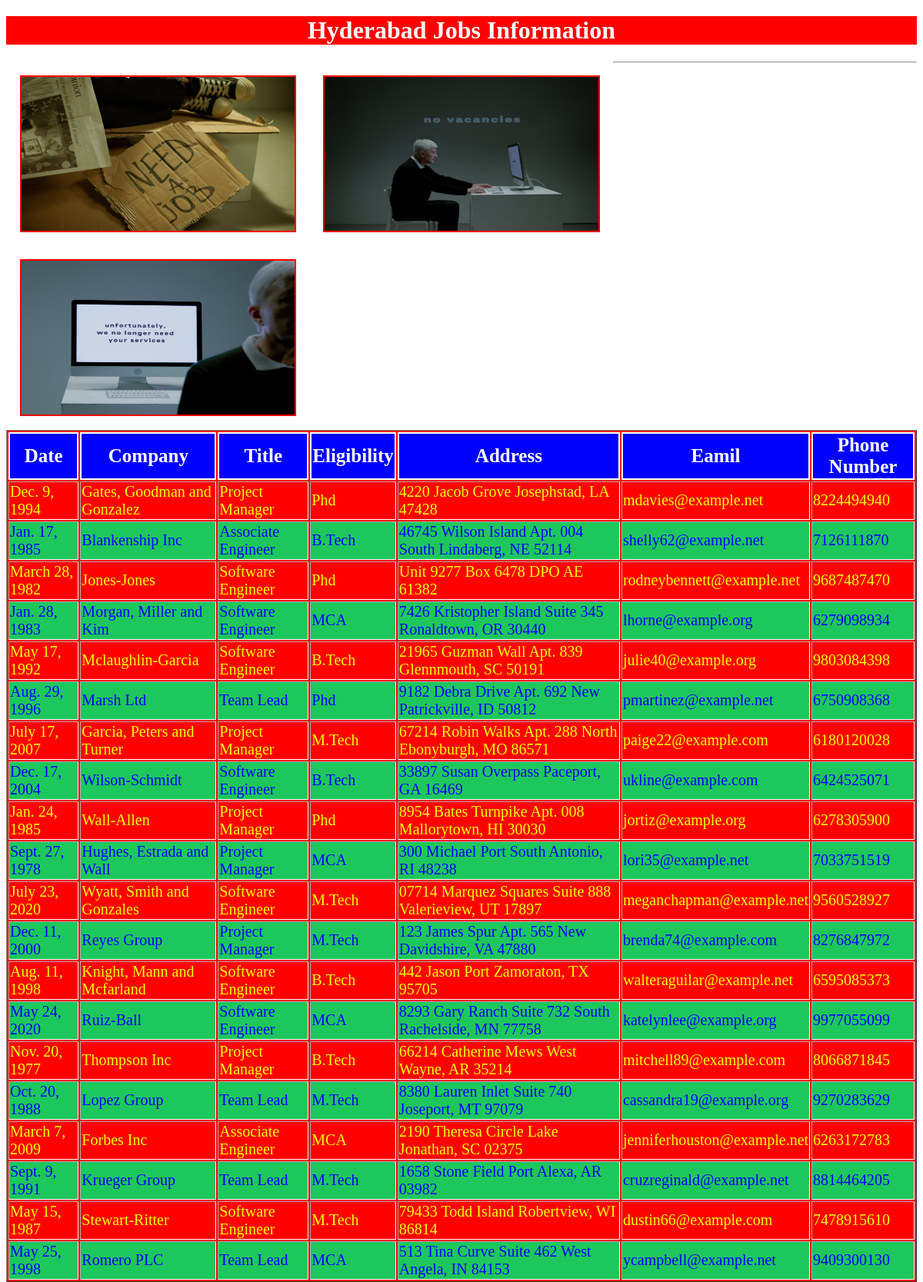
Screenshot of /hydjobs/ with the database file from the repository.
### testapp/models.py (models this page shows)
class HydJobs(models.Model):
    date = models.DateField()
    company = models.CharField(max_length=100)
    title = models.CharField(max_length=100)
    eligibility = models.CharField(max_length=100)
    address = models.CharField(max_length=100)
    email = models.EmailField()
    phonenumber = models.BigIntegerField()

### testapp/views.py (the view)
# urls.py: path('hydjobs/', views.hydjobs_view),
def hydjobs_view(request):
    jobs_list = HydJobs.objects.all()
    my_dict = {'jobs_list':jobs_list}
    return render(request,'testapp/hydjob.html',context=my_dict)

### templates/testapp/hydjob.html (shortened to what this page needs)
<!DOCTYPE html>
{% load static %}
<html lang="en" dir="ltr">
  <head>
    <link rel="stylesheet" href="{% static "css/jobs67.css" %}">
    <link rel="stylesheet" href="{% static "css/xyz.css" %}">
</head>
  <body>
    <h1>Hyderabad Jobs Information</h1>
    <img src="{% static "images/job1.jpeg" %}" alt="">
    <img src="{% static "images/job2.jpeg" %}" alt="">
    <img src="{% static "images/job3.jpeg" %}" alt="">
    <hr>
    {% if jobs_list %}
    <table border=1>
      <thead>
         <th>Date</th>
         <th>Company</th>
         <th>Title</th>
         <th>Eligibility</th>
         <th>Address</th>
         <th>Eamil</th>
         <th>Phone Number</th>
      </thead>
      {% for job in jobs_list %}
      <tr>
        <td>{{job.date}}</td>
        <td>{{job.company}}</td>
        <td>{{job.title}}</td>
        <td>{{job.eligibility}}</td>
        <td>{{job.address}}</td>
        <td>{{job.email}}</td>
        <td>{{job.phonenumber}}</td>
      </tr>
      {% endfor %}
    </table>
    {% else %}
      <p id='specialp'>No Jobs found in Hyderabad</p>
    {% endif %}
  </body>
</html>

### static/css/jobs67.css (style rules this page uses)
body { background: url(https://images.unsplash.com/photo-1531264243361-d746dd2918a3?ixid=MnwxMjA3fDB8MHxwaG90by1wYWdlfHx8fGVufDB8fHx8&ixlib=rb-1.2.1&auto=format&fit=crop&w=890&q=80); background-repeat: no-repeat; background-size: cover; }
html { height: 100%; }
h1 { color:white; text-align: center; background: red; }
img { height: 200px; width: 30%; margin: 1.5%; float:left; border: 2px solid red; }

### static/css/xyz.css (style rules this page uses)
table { color: yellow; background: red; margin: auto; font-size: 20px; }
tr,thead { border:2px solid white; }
thead,th { color:white; border: 2px solid white; font-size: 25px; margin:auto; background: blue; }
tr:nth-of-type(even) { background: #1ec75c; color:blue; }

### rows the page displays
HydJobs: date "Dec. 9, 1994", company "Gates, Goodman and Gonzalez", title "Project Manager", eligibility "Phd", address "4220 Jacob Grove Josephstad, LA 47428", email "mdavies@example.net", phonenumber "8224494940"
HydJobs: date "Jan. 17, 1985", company "Blankenship Inc", title "Associate Engineer", eligibility "B.Tech", address "46745 Wilson Island Apt. 004 South Lindaberg, NE 52114", email "shelly62@example.net", phonenumber "7126111870"
HydJobs: date "March 28, 1982", company "Jones-Jones", title "Software Engineer", eligibility "Phd", address "Unit 9277 Box 6478 DPO AE 61382", email "rodneybennett@example.net", phonenumber "9687487470"
HydJobs: date "Jan. 28, 1983", company "Morgan, Miller and Kim", title "Software Engineer", eligibility "MCA", address "7426 Kristopher Island Suite 345 Ronaldtown, OR 30440", email "lhorne@example.org", phonenumber "6279098934"
HydJobs: date "May 17, 1992", company "Mclaughlin-Garcia", title "Software Engineer", eligibility "B.Tech", address "21965 Guzman Wall Apt. 839 Glennmouth, SC 50191", email "julie40@example.org", phonenumber "9803084398"
HydJobs: date "Aug. 29, 1996", company "Marsh Ltd", title "Team Lead", eligibility "Phd", address "9182 Debra Drive Apt. 692 New Patrickville, ID 50812", email "pmartinez@example.net", phonenumber "6750908368"
HydJobs: date "July 17, 2007", company "Garcia, Peters and Turner", title "Project Manager", eligibility "M.Tech", address "67214 Robin Walks Apt. 288 North Ebonyburgh, MO 86571", email "paige22@example.com", phonenumber "6180120028"
HydJobs: date "Dec. 17, 2004", company "Wilson-Schmidt", title "Software Engineer", eligibility "B.Tech", address "33897 Susan Overpass Paceport, GA 16469", email "ukline@example.com", phonenumber "6424525071"
HydJobs: date "Jan. 24, 1985", company "Wall-Allen", title "Project Manager", eligibility "Phd", address "8954 Bates Turnpike Apt. 008 Mallorytown, HI 30030", email "jortiz@example.org", phonenumber "6278305900"
HydJobs: date "Sept. 27, 1978", company "Hughes, Estrada and Wall", title "Project Manager", eligibility "MCA", address "300 Michael Port South Antonio, RI 48238", email "lori35@example.net", phonenumber "7033751519"
HydJobs: date "July 23, 2020", company "Wyatt, Smith and Gonzales", title "Software Engineer", eligibility "M.Tech", address "07714 Marquez Squares Suite 888 Valerieview, UT 17897", email "meganchapman@example.net", phonenumber "9560528927"
HydJobs: date "Dec. 11, 2000", company "Reyes Group", title "Project Manager", eligibility "M.Tech", address "123 James Spur Apt. 565 New Davidshire, VA 47880", email "brenda74@example.com", phonenumber "8276847972"
HydJobs: date "Aug. 11, 1998", company "Knight, Mann and Mcfarland", title "Software Engineer", eligibility "B.Tech", address "442 Jason Port Zamoraton, TX 95705", email "walteraguilar@example.net", phonenumber "6595085373"
HydJobs: date "May 24, 2020", company "Ruiz-Ball", title "Software Engineer", eligibility "MCA", address "8293 Gary Ranch Suite 732 South Rachelside, MN 77758", email "katelynlee@example.org", phonenumber "9977055099"
HydJobs: date "Nov. 20, 1977", company "Thompson Inc", title "Project Manager", eligibility "B.Tech", address "66214 Catherine Mews West Wayne, AR 35214", email "mitchell89@example.com", phonenumber "8066871845"
HydJobs: date "Oct. 20, 1988", company "Lopez Group", title "Team Lead", eligibility "M.Tech", address "8380 Lauren Inlet Suite 740 Joseport, MT 97079", email "cassandra19@example.org", phonenumber "9270283629"
HydJobs: date "March 7, 2009", company "Forbes Inc", title "Associate Engineer", eligibility "MCA", address "2190 Theresa Circle Lake Jonathan, SC 02375", email "jenniferhouston@example.net", phonenumber "6263172783"
HydJobs: date "Sept. 9, 1991", company "Krueger Group", title "Team Lead", eligibility "M.Tech", address "1658 Stone Field Port Alexa, AR 03982", email "cruzreginald@example.net", phonenumber "8814464205"
HydJobs: date "May 15, 1987", company "Stewart-Ritter", title "Software Engineer", eligibility "M.Tech", address "79433 Todd Island Robertview, WI 86814", email "dustin66@example.com", phonenumber "7478915610"
HydJobs: date "May 25, 1998", company "Romero PLC", title "Team Lead", eligibility "MCA", address "513 Tina Curve Suite 462 West Angela, IN 84153", email "ycampbell@example.net", phonenumber "9409300130"
